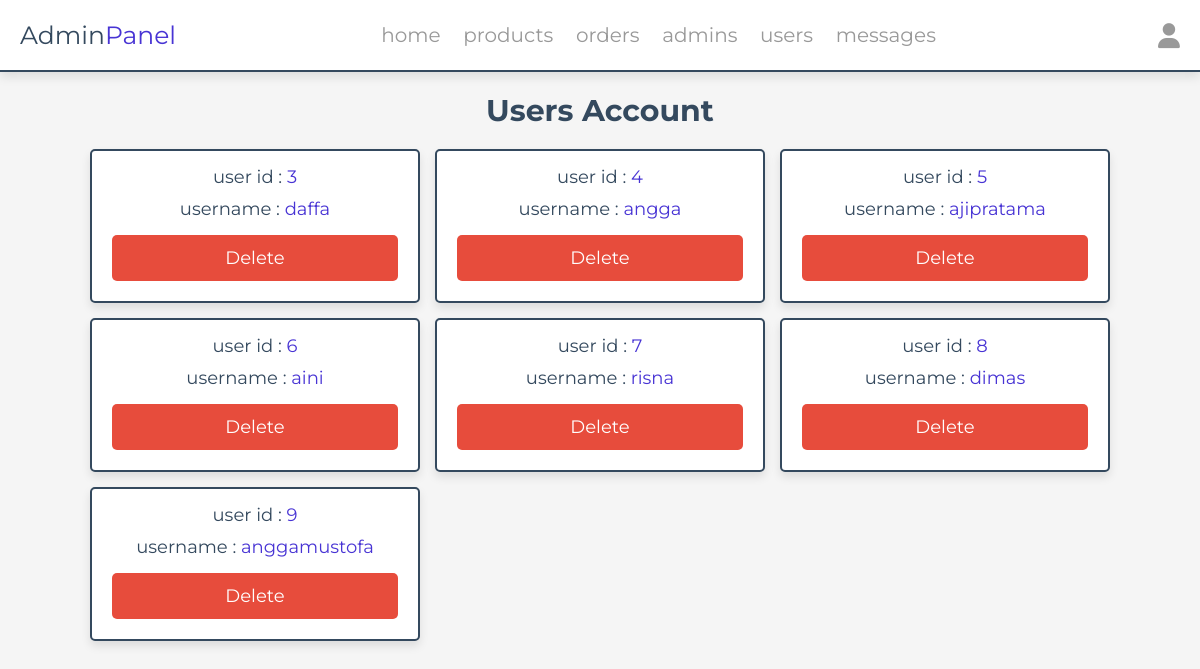
/admin/users_accounts.php (signed in), run on the app's committed database.
### tables this page shows
CREATE TABLE `users` (
  `id` int(100) NOT NULL,
  `name` varchar(20) NOT NULL,
  `email` varchar(50) NOT NULL,
  `number` varchar(10) NOT NULL,
  `password` varchar(50) NOT NULL,
  `address` varchar(500) NOT NULL
);

### admin/users_accounts.php (the view, shortened to what this page needs)
<?php
include '../components/connect.php';
?>
<!DOCTYPE html>
<html lang="en">
<head>
   <link rel="stylesheet" href="https://cdnjs.cloudflare.com/ajax/libs/font-awesome/6.1.1/css/all.min.css">
   <link rel="stylesheet" href="../css/admin_style.css">
</head>
<body>
<?php include '../components/admin_header.php' ?>
<section class="accounts">
   <h1 class="heading">users account</h1>
   <div class="box-container">
   <?php
      $select_account = $conn->prepare("SELECT * FROM `users`");
      $select_account->execute();
      if($select_account->rowCount() > 0){
         while($fetch_accounts = $select_account->fetch(PDO::FETCH_ASSOC)){
   ?>
   <div class="box">
      <p> user id : <span><?= $fetch_accounts['id']; ?></span> </p>
      <p> username : <span><?= $fetch_accounts['name']; ?></span> </p>
      <a href="users_accounts.php?delete=<?= $fetch_accounts['id']; ?>" class="delete-btn" onclick="return confirm('delete this account?');">delete</a>
   </div>
   <?php
      }
   }else{
      echo '<p class="empty">no accounts available</p>';
   }
   ?>
   </div>
</section>
</body>
</html>

### css/admin_style.css (style rules this page uses)
:root { --main-color:#4834d4; --red:#e74c3c; --orange:#f39c12; --black:#34495e; --white:#fff; --light-bg:#f5f5f5; --light-color:#999; --border:.2rem solid var(--black); --box-shadow:0 .5rem 1rem rgba(0,0,0,.1); }
* { font-family: 'Montserrat', sans-serif; margin:0; padding:0; box-sizing: border-box; text-decoration: none; outline: none; border:none; }
html { font-size: 62.5%; overflow-x: hidden; }
body { background-color: var(--light-bg); }
section { max-width: 1200px; margin:0 auto; padding:2rem; }
.btn, .delete-btn, .option-btn { display: block; margin-top: 1rem; border-radius: .5rem; cursor: pointer; width: 100%; font-size: 1.8rem; color:var(--white); padding:1.2rem 3rem; text-transform: capitalize; text-align: center; }
.delete-btn { background-color: var(--red); }
.heading { text-align: center; margin-bottom: 2rem; text-transform: capitalize; color:var(--black); font-size: 3rem; }
.accounts .box-container { display: grid; grid-template-columns: repeat(auto-fit, 33rem); gap:1.5rem; justify-content: center; align-items: flex-start; }
.accounts .box-container .box { background-color: var(--white); border-radius: .5rem; box-shadow: var(--box-shadow); border:var(--border); padding:2rem; padding-top: 1rem; text-align: center; }
.accounts .box-container .box p { padding: .5rem 0; font-size: 1.8rem; color:var(--black); }
.accounts .box-container .box p span { color:var(--main-color); }

### data on the page
users: id "3", name "daffa"
users: id "4", name "angga"
users: id "5", name "ajipratama"
users: id "6", name "aini"
users: id "7", name "risna"
users: id "8", name "dimas"
users: id "9", name "anggamustofa"
